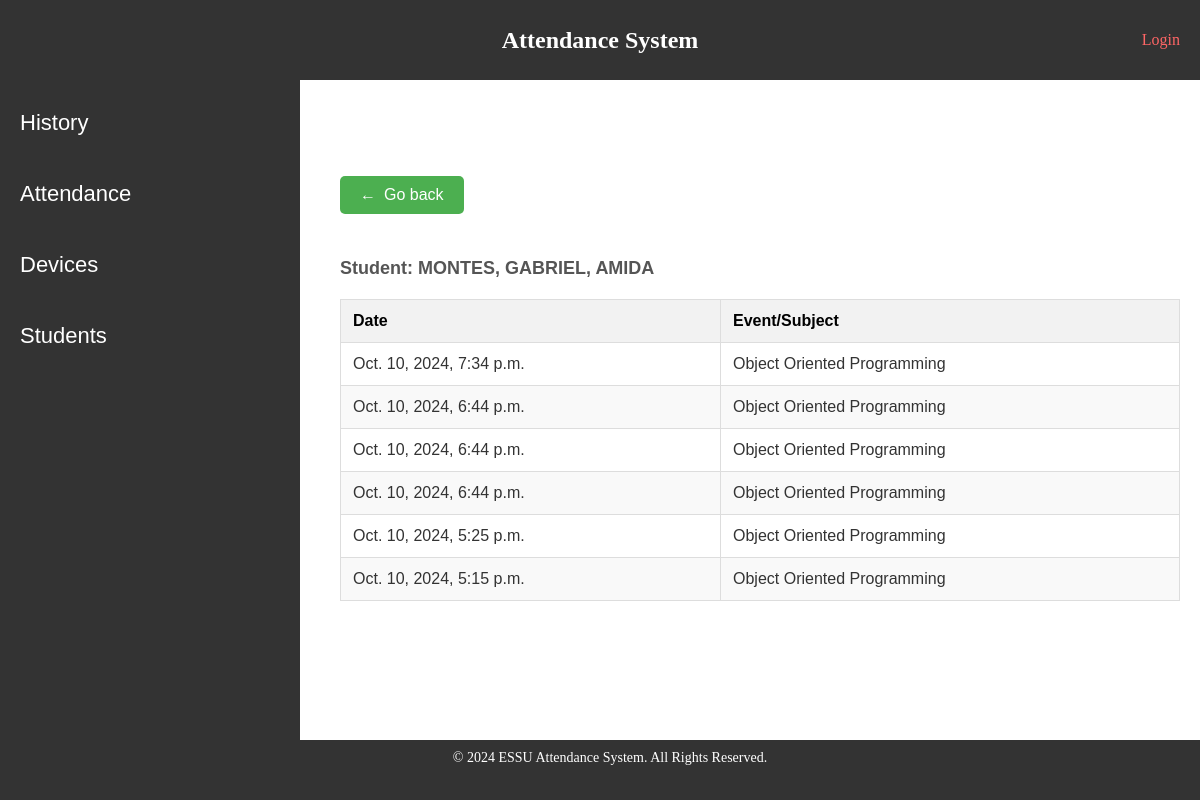
The app's page /student_attendance/4/, older data.
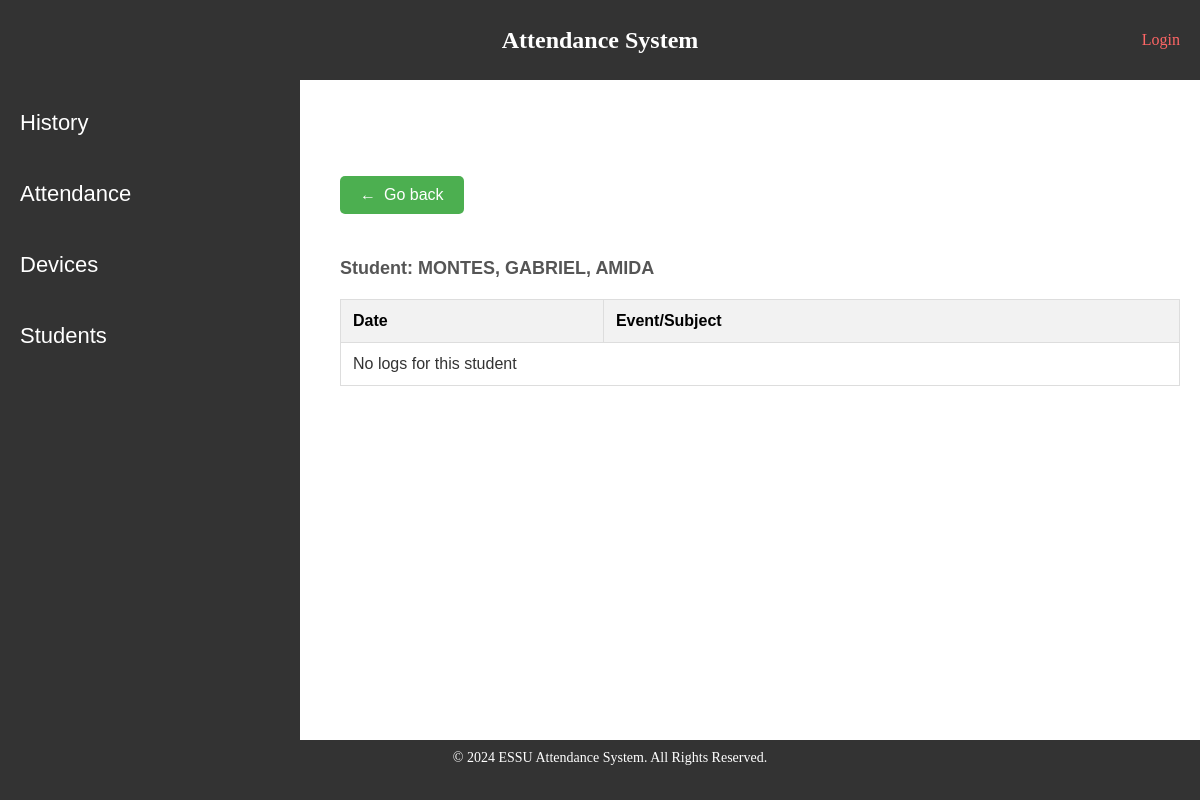
The same page, newer data.
### attendance_app/models.py (models this page shows, shortened)
class Student(models.Model):
    card_uid = models.CharField(max_length=100)
    last_name = models.CharField(max_length=100)
    middle_name = models.CharField(max_length=100)
    first_name = models.CharField(max_length=100)
    student_id = models.CharField(max_length=8)
    owner = models.ForeignKey(User,on_delete=models.CASCADE)

class Attendance(models.Model):
    day = models.ForeignKey(Day, on_delete=models.CASCADE)
    event = models.ForeignKey(Event, on_delete=models.CASCADE)
    student = models.ForeignKey(Student, on_delete=models.CASCADE)
    date_attended = models.DateTimeField(auto_now_add=True)

class Event(models.Model):
    device = models.ForeignKey(Device, on_delete=models.CASCADE)
    name = models.CharField(max_length=200)
    instructor = models.CharField(max_length=200)

### attendance_app/views.py (the view)
# urls.py: path('student_attendance/<int:student_id>/',views.student_attendance, name='student_attendance'),
def student_attendance(request, student_id):
    student = Student.objects.get(id=student_id)
    attendances = student.attendance_set.all().order_by("-date_attended")
    context = {"attendances":attendances, "student":student}
    return render(request, 'attendance_app/student_attendance.html',context)

### attendance_app/templates/attendance_app/student_attendance.html
{% extends "attendance_app/control_panel.html" %}
{% block content %}
    <p><a href="{%url 'students' %}" class="back-link">Go back</a></p>
    <h4 class="all_logs_h4">Student: {{student.last_name}}, {{student.first_name}}, {{student.middle_name}}</h4>
    <table class="table1">
        <thead>
            <tr>
                <th>Date</th>
                <th>Event/Subject</th>
            </tr>
        </thead>
        <tbody>
            {% for attendance in attendances %}
            <tr>
                <td>{{attendance.date_attended}}</td>
                <td>{{attendance.event.name}}</td>
            </tr>
            {% empty %}
            <tr>
                <td colspan="2">No logs for this student</td>
            </tr>
            {% endfor %}
        </tbody>
    </table>
{% endblock content %}

### attendance_app/templates/attendance_app/control_panel.html (shortened to what this page needs)
<!DOCTYPE html>
<html lang="en" xmlns="http://www.w3.org/1999/html">
<head>
    {% load static %}
    <link rel="stylesheet" href="{% static 'attendance_app/css/style.css' %}">
</head>
<body>
    <div class="wrapper">
    <header>
        <h3>Attendance System</h3>
            {% if user.is_authenticated %}
                <a href="{% url 'logout' %}">Logout</a>
            {% else %}
                <a href="{% url 'index' %}">Login</a>
            {% endif %}
    </header>
    <div class="main-content">
        <div class="div2">
            <a href="{% url 'dashboard' %}">History</a>
            <a href="{% url 'events' %}">Attendance</a>
            <a href="{% url 'devices' %}">Devices</a>
            <a href="{% url 'students' %}">Students</a>
        </div>
        {% block content %}
        {% endblock content %}
    </div>
    <footer class="footer2">
        <p>&copy; 2024 ESSU Attendance System. All Rights Reserved.</p>
    </footer>
    </div>
</body>
</html>

### attendance_app/static/attendance_app/css/style.css (style rules this page uses)
.back-link { display: inline-block; background-color: #4CAF50; color: white; padding: 10px 20px; text-decoration: none; border-radius: 5px; font-family: Arial, sans-serif; font-size: 16px; transition: background-color 0.3s ease; margin-bottom: 20px; }
.back-link:before { content: "\2190"; margin-right: 8px; }
.all_logs_h4 { margin-bottom: 10px; font-family: Arial, sans-serif; color: #555; font-size:18px; }
.table1 { width: 100%; border-collapse: collapse; margin: 20px 0; font-family: Arial, sans-serif; font-size: 16px; text-align: left; }
.table1 th, .table1 td { border: 1px solid #ddd; padding: 12px; }
.table1 th { background-color: #f2f2f2; font-weight: bold; }
.table1 td { color: #333; }
.div2 a { text-decoration: none; padding: 15px 20px; padding-top: 30px; color: white; display: block; font-family: Arial, sans-serif; font-size: 22px; text-align: left; transition: background-color 0.3s ease; }
.div2 { margin-top:60px; width: 300px; height: 100vh; background-color: #333; padding-top: 20px; position: fixed; top: 0; left: 0; display: flex; flex-direction: column; }
html, body { height: 100%; margin: 0; }
.wrapper { display: flex; flex-direction: column; min-height: 100vh; }
.main-content { margin-top:60px; margin-left:320px; flex-grow: 1; padding: 20px; }
header { background-color: #333; color: white; padding: 10px 20px; position: relative; display: flex; justify-content: flex-end; align-items: center; height: 60px; }
header h3 { position: absolute; left: 50%; transform: translateX(-50%); margin: 0; font-size: 24px; }
header a { color: #ff6666; text-decoration: none; margin-left: 10px; }
.footer2 { text-align: center; padding: 10px; background-color: #333; color: white; width: 100%; height:40px; }
.footer2 p { margin: 0; font-size: 14px; }

Row changes from the older to the newer data that the page shows:
removed Attendance: date_attended "Oct. 10, 2024, 7:34 p.m.", event.name "Object Oriented Programming"
removed Attendance: date_attended "Oct. 10, 2024, 6:44 p.m.", event.name "Object Oriented Programming"
removed Attendance: date_attended "Oct. 10, 2024, 6:44 p.m.", event.name "Object Oriented Programming"
removed Attendance: date_attended "Oct. 10, 2024, 6:44 p.m.", event.name "Object Oriented Programming"
removed Attendance: date_attended "Oct. 10, 2024, 5:25 p.m.", event.name "Object Oriented Programming"
removed Attendance: date_attended "Oct. 10, 2024, 5:15 p.m.", event.name "Object Oriented Programming"
Text that changed along with them:
text now shown: "No logs for this student"
